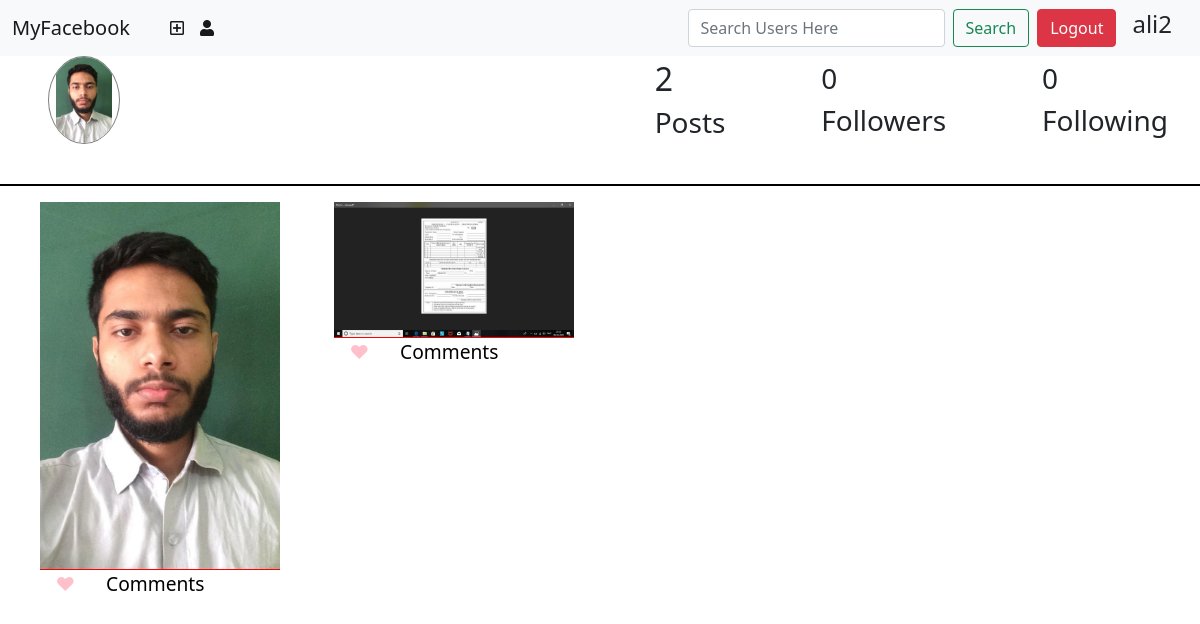
/profile/ (signed in), run on an earlier commit of the app's database.
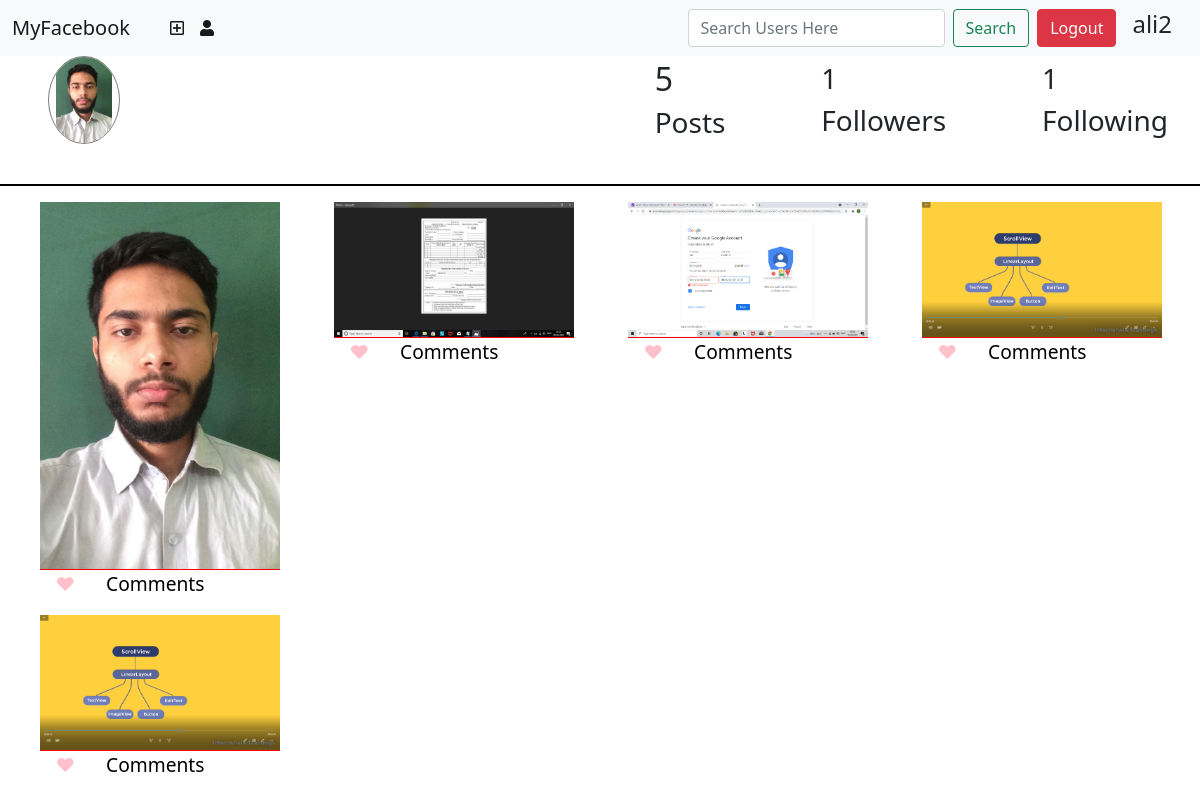
And on a later commit of the database.
### myfaceapp/models.py (models this page shows)
class profilemodel(models.Model):
    image = models.ImageField(upload_to="ProfilePics")
    bio = models.CharField(max_length=200)
    followers = models.ManyToManyField(User,related_name='followers',blank=True,null=True)
    following  = models.ManyToManyField(User,blank=True,null=True)
    user = models.OneToOneField(User,on_delete=models.CASCADE,related_name="user")

class Post(models.Model):
    post = models.ImageField(upload_to="posts")
    profileuser = models.ForeignKey(profilemodel,related_name="profile",on_delete=models.CASCADE)
    likes = models.ManyToManyField(User,related_name="likes",blank=True,null=True)
    user = models.ForeignKey(User, on_delete=models.CASCADE)

### myfaceapp/views.py (the view)
# urls.py: path('profile/',views.profile,name="profile"),
def profile(request):
    if request.user.is_authenticated:
        profile = profilemodel.objects.get(user=request.user)
        posts = Post.objects.filter(profileuser=profile)
        print(posts)
        return render(request,"myfaceapp/profile.html",{'profile':profile,'posts':posts})
    else:
        return redirect("/signup")

### myfaceapp/templates/myfaceapp/profile.html (shortened to what this page needs)
<!DOCTYPE html>
{% load static %}
<html lang="en">
  <head>
    <link rel="stylesheet" href="{% static 'css/profile.css' %}" />
    <link
      href="https://cdn.jsdelivr.net/npm/bootstrap@5.0.0-beta3/dist/css/bootstrap.min.css"
      rel="stylesheet"
    />
    <link
      rel="stylesheet"
      href="https://pro.fontawesome.com/releases/v5.10.0/css/all.css"
    />
  </head>
  <body>
   {% include 'myfaceapp/navbar.html' %}
    <div class="user">
      <div class="user-image">
        <img src="{{profile.image.url}}" alt="" />
      </div>
      <div class="user-followers-following">
        <div class="user-posts">
          <h3 class="posts-number">{{posts.count}}</h3>
          <h3 class="user-posts">Posts</h3>
        </div>
        <div class="user-followers">
          <h3 class="followers-number">{{profile.followers.count}}</h3>
          <h3 class="user-followers">Followers</h3>
        </div>
        <div class="user-followings">
          <h3 class="following-numbers">{{profile.following.count}}</h3>
          <h3 class="user-following">Following</h3>
        </div>
      </div>
    </div>
    <div class="posts">
      {% for post in posts %}
            <div class="user-post">
        <div class="post-image">
          <img src="{{post.post.url}}" alt="" />
        </div>
        <div class="posts-comments-like">
          <a href="" id="like">&#x02665;</a>
          <a href="">Comments</a>
        </div>
      </div>
      {% endfor %}
      </div>
  </body>
</html>

### myfaceapp/templates/myfaceapp/navbar.html (shortened to what this page needs)
<nav class="navbar navbar-expand-lg navbar-light bg-light">
    <div class="container-fluid">
      <a class="navbar-brand" href="{% url 'index' %}">MyFacebook</a>
      <div class="collapse navbar-collapse" id="navbarSupportedContent">
        <ul class="navbar-nav me-auto mb-2 mb-lg-0">
          <li class="nav-item">
            <a
              class="nav-link active"
              aria-current="page"
              href="{% url 'index' %}"
              ></a>
          </li>
          <li class="nav-item">
            <a
              class="nav-link active"
              aria-current="page"
              id="plus"
              href="{% url 'upload-post' %}"
            >
              <i class="far fa-plus-square"></i
            ></a>
          </li>
          <li class="nav-item">
            <a
              class="nav-link active"
              style
              aria-current="page"
              href="{% url 'profile' %}"
              ><i class="fas fa-user"></i
            ></a>
          </li>
        </ul>
        {% if user.is_authenticated %}
        <form action="{% url 'search' %}" method="GET" class="mx-2 d-flex">
          <input
            class="form-control me-2"
            type="search"
            placeholder="Search Users Here"
            aria-label="Search"
            name="search1"
          />
          <button class="btn btn-outline-success" type="submit">Search</button>
        </form>
        <a href="{% url 'logout' %}" class="btn btn-danger">Logout</a>
        {% endif %}
        <h4 class="text-center mx-3">{{user}}</h4>
      </div>
    </div>
  </nav>

### myfaceapp/static/css/profile.css (style rules this page uses)
* { margin: 0; padding: 0; -webkit-box-sizing: border-box; box-sizing: border-box; }
body { overflow-x: hidden; }
.user { width: 100vw; max-height: 20vh; display: -webkit-box; display: -ms-flexbox; display: flex; -webkit-box-pack: space-evenly; -ms-flex-pack: space-evenly; justify-content: space-evenly; -webkit-box-align: center; -ms-flex-align: center; align-items: center; padding-bottom: 2rem; border-bottom: 2px solid #000; }
.user .user-image { margin-left: 3rem; width: 50vw; }
.user .user-image img { width: 6vw; height: 11vh; border-radius: 50%; border: 1px solid grey; -o-object-fit: contain; object-fit: contain; }
.user .user-followers-following { width: 50%; display: -webkit-box; display: -ms-flexbox; display: flex; -webkit-box-pack: justify; -ms-flex-pack: justify; justify-content: space-between; -webkit-box-align: center; -ms-flex-align: center; align-items: center; padding: 0 2rem; }
.user .user-followers-following .user-posts .posts-number { font-size: 2rem; }
.posts { display: -ms-grid; display: grid; -ms-grid-columns: 1fr 1fr 1fr 1fr; grid-template-columns: 1fr 1fr 1fr 1fr; -ms-grid-rows: 1fr 1fr 1fr 1fr; grid-template-rows: 1fr 1fr 1fr 1fr; grid-gap: 1rem; padding-left: 2.5rem; padding-top: 1rem; }
.posts .user-post .post-image img { width: 20vw; border-bottom: 1px solid red; }
.posts .user-post .posts-comments-like { display: -webkit-box; display: -ms-flexbox; display: flex; width: 15vw; -ms-flex-pack: distribute; justify-content: space-around; -webkit-box-align: center; -ms-flex-align: center; align-items: center; }
.posts .user-post .posts-comments-like #like { color: pink; }
.posts .user-post .posts-comments-like a { text-decoration: none; color: #000; font-size: 1.2rem; }

What changed in the data, as far as the page shows it:
computed for profilemodel: followers.count "0" → "1"; following.count "0" → "1"
added Post: post (picture)
added Post: post (picture)
added Post: post (picture)
Also different on the page:
{{ posts.count }}: "2" → "5"
